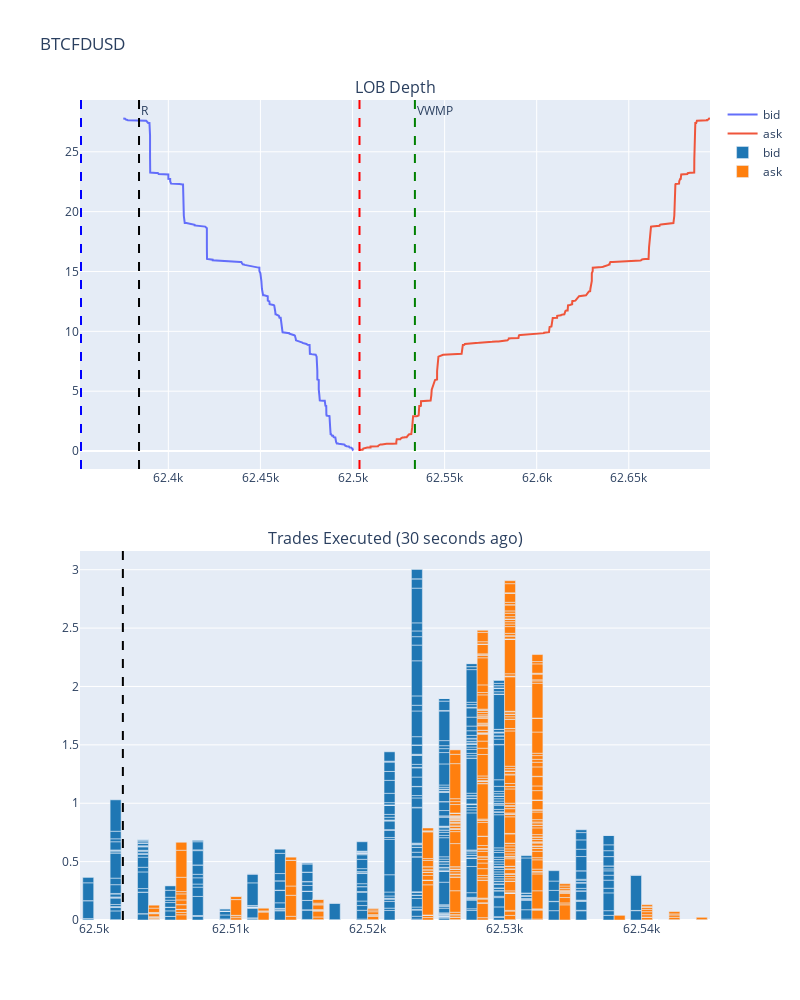

Source (notebook cell):
### Markdown cell above
# Market Making

### Code cell
symbol = 'BTCFDUSD'
df = Binance().get_historical_instrument_price(symbol, interval='1m', start_str='2 hours ago')
df['std'] = df['Close'].rolling(15).std()
df['adv'] = df['Volume'].rolling(15).mean()
close_px = df['Close'].iloc[-1]
vol = df['std'].iloc[-1]
adv = df['adv'].iloc[-1]

refresh_interval = 30
position_size = 50

spread_flow_factor = 0.3
px_skew_flow_factor = 1
gamma = 2
target_position = 0
current = 5 * position_size / close_px

limit = 500 if symbol == 'BTCFDUSD' else 200
round = 2 if symbol == 'BTCFDUSD' else 1

df_bid, df_ask = Binance().get_order_book(instrument=symbol, limit=limit)
df_trades_bid, df_trades_ask = Binance().get_aggregate_trades(instrument=symbol, start_date=f'{refresh_interval} seconds ago')
df_trades = pd.concat([df_trades_bid, df_trades_ask])

best_bid = df_bid.iloc[0]['price']
best_ask = df_ask.iloc[0]['price']        
mid_px = (best_ask + best_bid)/2

mkt_sprd = best_ask - best_bid

# MO arrival rate
bid_interval = (df_trades_bid['time'].max() - df_trades_bid['time'].min()).seconds
ask_interval = (df_trades_ask['time'].max() - df_trades_ask['time'].min()).seconds
ar_bid = df_trades_bid['quantity'].sum()/bid_interval
ar_ask = df_trades_ask['quantity'].sum()/ask_interval
ar_skew = ar_ask - ar_bid

# MO arrival to LOB
ar_bid_next = ar_bid * refresh_interval
ar_ask_next = ar_ask * refresh_interval
bid_chg = df_bid[df_bid['quantity_cum'] > abs(ar_bid_next)].iloc[0]['price'] - best_bid
ask_chg = df_ask[df_ask['quantity_cum'] > abs(ar_ask_next)].iloc[0]['price'] - best_ask        
vwmp_skew = (ask_chg + bid_chg) * px_skew_flow_factor
vwmp = mid_px + vwmp_skew

# Target Spread
spread = (mkt_sprd + ask_chg - bid_chg) * spread_flow_factor

r = vwmp - (current - target_position) * gamma * vol ** 2
order_bid = min(r - spread/2, best_bid)
order_ask = max(r + spread/2, best_ask)
spread = order_ask - order_bid

# Skewness
skew_inv = r - vwmp
skew = vwmp - mid_px

print(f'market spread = {mkt_sprd:.4f}, target spread = {spread:.4f}, adv = {adv:.4f}')
print(f'vwmp = {vwmp:.4f}, mid = {mid_px:.4f}, skew = {skew:.4f}, skew_inv = {skew_inv:.4f}')
print(f'arrival bid = {ar_bid:.4f}, arrival ask = {ar_ask:.4f}, arrival_skew = {ar_skew:.4f}')   


fig = make_subplots(rows=2, subplot_titles=['LOB Depth', f'Trades Executed ({refresh_interval} seconds ago)'], vertical_spacing=0.1)
fig.update_layout(title=symbol, width=800, height=1000, hovermode='x')
fig.add_trace(go.Scatter(x=df_bid['price'], y=df_bid['quantity_cum'], name='bid'),row=1, col=1)
fig.add_trace(go.Scatter(x=df_ask['price'], y=df_ask['quantity_cum'], name='ask'),row=1, col=1)

fig.add_vline(order_bid, line_dash="dash", line_color="blue",row=1, col=1)
fig.add_vline(order_ask, line_dash="dash", line_color="red",row=1, col=1)
fig.add_vline(vwmp, line_dash="dash", line_color="green",row=1, col=1, annotation_text='VWMP')
fig.add_vline(r, line_dash="dash", line_color="black",row=1, col=1, annotation_text='R')
fig.update_layout(showlegend=True)

colors = plotly.colors.DEFAULT_PLOTLY_COLORS

fig.add_trace(go.Bar(x=(df_trades_bid['price']/round).round()*round, y=df_trades_bid['quantity'], name='bid', marker={'color': colors[0]}), row=2,col=1)
fig.add_trace(go.Bar(x=(df_trades_ask['price']/round).round()*round, y=df_trades_ask['quantity'], name='ask', marker={'color': colors[1]}), row=2,col=1)
fig.add_vline(mid_px, line_dash="dash", line_color="black",row=2, col=1)

### Figure 1 — Plotly figure (JSON) as saved in the notebook; plotly's stock layout.template omitted (floating-point values rounded to 4 significant figures; data arrays with more than 128 entries replaced by an {"elided": "..."} marker saying what was removed)
{"data": [{"name": "bid", "type": "scatter", "x": {"elided": "500 float values"}, "xaxis": "x", "y": {"elided": "500 float values"}, "yaxis": "y"}, {"name": "ask", "type": "scatter", "x": {"elided": "500 float values"}, "xaxis": "x", "y": {"elided": "500 float values"}, "yaxis": "y"}, {"marker": {"color": "rgb(31, 119, 180)"}, "name": "bid", "type": "bar", "x": {"elided": "558 int values"}, "xaxis": "x2", "y": {"elided": "558 float values"}, "yaxis": "y2"}, {"marker": {"color": "rgb(255, 127, 14)"}, "name": "ask", "type": "bar", "x": {"elided": "418 int values"}, "xaxis": "x2", "y": {"elided": "418 float values"}, "yaxis": "y2"}], "layout": {"annotations": [{"font": {"size": 16}, "showarrow": false, "text": "LOB Depth", "x": 0.5, "xanchor": "center", "xref": "paper", "y": 1, "yanchor": "bottom", "yref": "paper"}, {"font": {"size": 16}, "showarrow": false, "text": "Trades Executed (30 seconds ago)", "x": 0.5, "xanchor": "center", "xref": "paper", "y": 0.45, "yanchor": "bottom", "yref": "paper"}, {"showarrow": false, "text": "VWMP", "x": 62530.0, "xanchor": "left", "xref": "x", "y": 1, "yanchor": "top", "yref": "y domain"}, {"showarrow": false, "text": "R", "x": 62380.0, "xanchor": "left", "xref": "x", "y": 1, "yanchor": "top", "yref": "y domain"}], "height": 1000, "hovermode": "x", "shapes": [{"line": {"color": "blue", "dash": "dash"}, "type": "line", "x0": 62350.0, "x1": 62350.0, "xref": "x", "y0": 0, "y1": 1, "yref": "y domain"}, {"line": {"color": "red", "dash": "dash"}, "type": "line", "x0": 62500.0, "x1": 62500.0, "xref": "x", "y0": 0, "y1": 1, "yref": "y domain"}, {"line": {"color": "green", "dash": "dash"}, "type": "line", "x0": 62530.0, "x1": 62530.0, "xref": "x", "y0": 0, "y1": 1, "yref": "y domain"}, {"line": {"color": "black", "dash": "dash"}, "type": "line", "x0": 62380.0, "x1": 62380.0, "xref": "x", "y0": 0, "y1": 1, "yref": "y domain"}, {"line": {"color": "black", "dash": "dash"}, "type": "line", "x0": 62500.0, "x1": 62500.0, "xref": "x2", "y0": 0, "y1": 1, "yref": "y2 domain"}], "showlegend": true, "title": {"text": "BTCFDUSD"}, "width": 800, "xaxis": {"anchor": "y", "domain": [0, 1]}, "xaxis2": {"anchor": "y2", "domain": [0, 1]}, "yaxis": {"anchor": "x", "domain": [0.55, 1]}, "yaxis2": {"anchor": "x2", "domain": [0, 0.45]}}}
